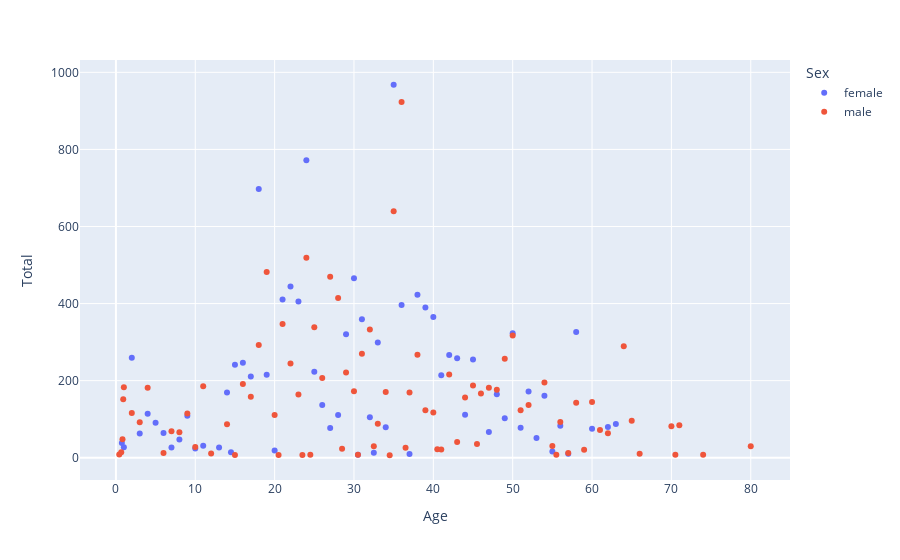

The cell this chart's notebook holds for it:
### Code cell
df2=df.groupby(["Sex","Age"])["Fare"].sum().reset_index(name='Total')

fig = px.scatter(df2, x='Age', y='Total', color='Sex')
fig.show()

### Figure 1 — Plotly figure (JSON) as saved in the notebook; plotly's stock layout.template omitted (floating-point values rounded to 4 significant figures)
{"data": [{"hovertemplate": "Sex=female<br>Age=%{x}<br>Total=%{y}<extra></extra>", "legendgroup": "female", "marker": {"color": "#636efa", "symbol": "circle"}, "mode": "markers", "name": "female", "orientation": "v", "showlegend": true, "type": "scatter", "x": [0.75, 1, 2, 3, 4, 5, 6, 7, 8, 9, 10, 11, 13, 14, 14.5, 15, 16, 17, 18, 19, 20, 21, 22, 23, 24, 25, 26, 27, 28, 29, 30, 30.5, 31, 32, 32.5, 33, 34, 35, 36, 37, 38, 39, 40, 41, 42, 43, 44, 45, 47, 48, 49, 50, 51, 52, 53, 54, 55, 56, 57, 58, 60, 62, 63], "xaxis": "x", "y": [38.52, 26.88, 259.5, 62.65, 114.1, 90.87, 64.28, 26.25, 47.33, 108.8, 24.15, 31.27, 26.73, 169.2, 14.45, 241.0, 246.3, 210.8, 697.0, 215.1, 18.49, 410.4, 444.1, 405.5, 772.2, 223.3, 136.7, 76.89, 110.9, 320.6, 466.0, 7.75, 359.5, 104.8, 13, 299.2, 79, 967.8, 396.0, 9.588, 423.2, 390.0, 365.2, 213.9, 266.5, 258.2, 111.7, 254.7, 67.05, 164.9, 102.7, 323.2, 77.96, 171.8, 51.48, 160.7, 16, 83.16, 10.5, 326.5, 75.25, 80, 87.55], "yaxis": "y"}, {"hovertemplate": "Sex=male<br>Age=%{x}<br>Total=%{y}<extra></extra>", "legendgroup": "male", "marker": {"color": "#EF553B", "symbol": "circle"}, "mode": "markers", "name": "male", "orientation": "v", "showlegend": true, "type": "scatter", "x": [0.42, 0.67, 0.83, 0.92, 1, 2, 3, 4, 6, 7, 8, 9, 10, 11, 12, 14, 15, 16, 17, 18, 19, 20, 20.5, 21, 22, 23, 23.5, 24, 24.5, 25, 26, 27, 28, 28.5, 29, 30, 30.5, 31, 32, 32.5, 33, 34, 34.5, 35, 36, 36.5, 37, 38, 39, 40, 40.5, 41, 42, 43, 44, 45, 45.5, 46, 47, 48, 49, 50, 51, 52, 54, 55, 55.5, 56, 57, 58, 59, 60, 61, 62, 64, 65, 66, 70, 70.5, 71, 74, 80], "xaxis": "x", "y": [8.517, 14.5, 47.75, 151.6, 183.2, 115.9, 92.04, 181.3, 12.47, 68.81, 65.88, 114.7, 27.9, 185.7, 11.24, 86.59, 7.229, 191.4, 158.3, 292.6, 481.6, 110.9, 7.25, 347.1, 244.5, 164.4, 7.229, 518.9, 8.05, 338.3, 206.8, 469.6, 414.6, 23.33, 221.2, 172.6, 8.05, 269.7, 333.0, 30.07, 88.18, 170.5, 6.438, 639.8, 923.2, 26, 169.3, 267.1, 123.3, 117.2, 22.25, 21.23, 216.1, 40.75, 156.1, 187.1, 35.73, 166.4, 181.4, 176.1, 256.9, 317.0, 123.3, 136.7, 195.1, 30.5, 8.05, 92.75, 12.35, 143.0, 20.75, 144.8, 72.06, 63.6, 289, 96.28, 10.5, 81.5, 7.75, 84.16, 7.775, 30], "yaxis": "y"}], "layout": {"legend": {"title": {"text": "Sex"}, "tracegroupgap": 0}, "margin": {"t": 60}, "xaxis": {"anchor": "y", "domain": [0, 1], "title": {"text": "Age"}}, "yaxis": {"anchor": "x", "domain": [0, 1], "title": {"text": "Total"}}}}
